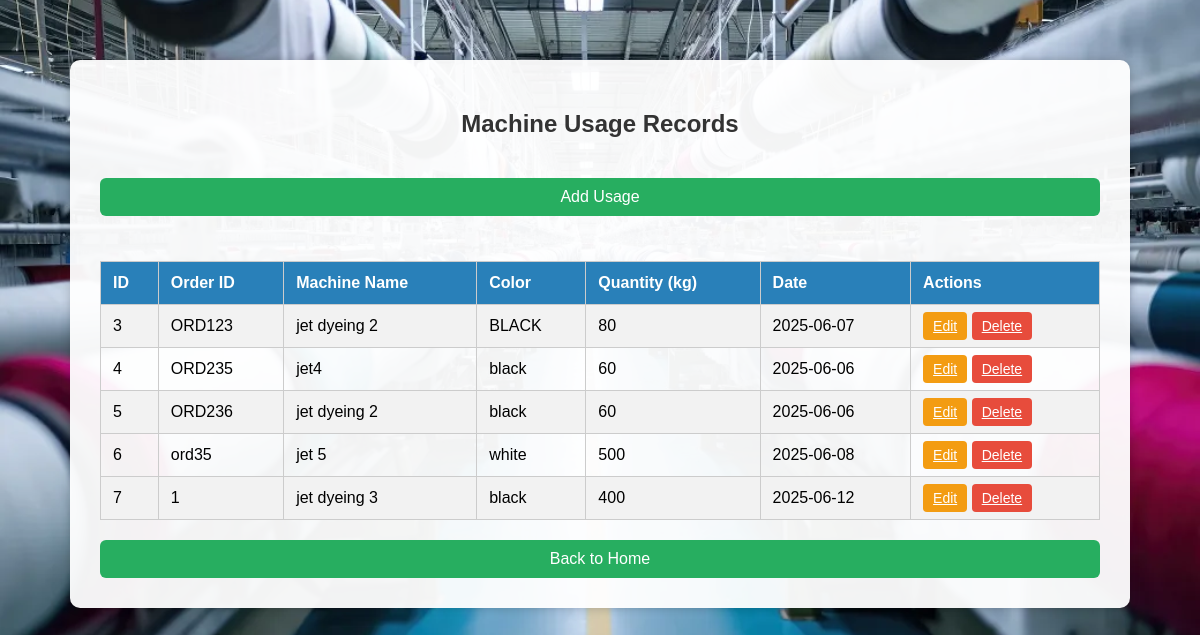
/view_machine_usage, run on the app's committed database.
### tables this page shows
CREATE TABLE machine_usage (
            id INTEGER PRIMARY KEY AUTOINCREMENT,
            order_id INTEGER NOT NULL,
            machine_id INTEGER NOT NULL,
            color TEXT NOT NULL,
            quantity INTEGER NOT NULL,
            date TEXT NOT NULL,
            FOREIGN KEY (machine_id) REFERENCES machines(id)
        );

CREATE TABLE machines (
            id INTEGER PRIMARY KEY AUTOINCREMENT,
            machine_name TEXT NOT NULL,
            capacity TEXT NOT NULL,
            status TEXT NOT NULL
        );

### app.py (the view)
@app.route('/view_machine_usage')
def view_machine_usage():
    conn = sqlite3.connect('textile.db')
    conn.row_factory = sqlite3.Row
    cur = conn.cursor()
    cur.execute('''
        SELECT mu.id, mu.order_id, m.machine_name, mu.color, mu.quantity, mu.date
        FROM machine_usage mu
        JOIN machines m ON mu.machine_id = m.id
    ''')
    usage = cur.fetchall()
    conn.close()
    return render_template('view_machine_usage.html', usages=usage)

### templates/view_machine_usage.html (shortened to what this page needs)
<!DOCTYPE html>
<html lang="en">
<head>
</head>
<body>
    <div class="container">
        <h2>Machine Usage Records</h2>
        <form action="{{ url_for('add_machine_usage') }}">
            <button class="back-btn" type="submit" style="margin-bottom: 20px;">Add Usage</button>
        </form>
        <table>
            <tr>
                <th>ID</th>
                <th>Order ID</th>
                <th>Machine Name</th>
                <th>Color</th>
                <th>Quantity (kg)</th>
                <th>Date</th>
                <th>Actions</th>
            </tr>
            {% for usage in usages %}
            <tr>
                <td>{{ usage.id }}</td>
                <td>{{ usage.order_id }}</td>
                <td>{{ usage.machine_name }}</td>
                <td>{{ usage.color }}</td>
                <td>{{ usage.quantity }}</td>
                <td>{{ usage.date }}</td>
                <td>
                    <a href="{{ url_for('edit_machine_usage', id=usage.id) }}" class="btn edit">Edit</a>
                    <a href="{{ url_for('delete_machine_usage', id=usage.id) }}" class="btn delete" onclick="return confirm('Are you sure?')">Delete</a>
                </td>
            </tr>
            {% endfor %}
        </table>
        <form action="{{ url_for('dashboard') }}">
            <button class="back-btn" type="submit">Back to Home</button>
        </form>
    </div>
</body>
</html>

### templates/view_machine_usage.html (style rules this page uses)
body { font-family: Arial, sans-serif; background-image: url('/static/image/cotton_background.jpg'); background-size: cover; background-position: center; margin: 0; padding: 0; }
.container { background-color: rgba(255, 255, 255, 0.95); max-width: 1000px; margin: 60px auto; padding: 30px; border-radius: 10px; box-shadow: 0 0 10px rgba(0, 0, 0, 0.2); }
h2 { text-align: center; color: #333; }
table { width: 100%; border-collapse: collapse; margin-top: 25px; }
th, td { padding: 12px; border: 1px solid #ccc; text-align: left; }
th { background-color: #2980b9; color: white; }
tr:nth-child(even) { background-color: #f2f2f2; }
.btn { padding: 6px 10px; border: none; border-radius: 4px; cursor: pointer; font-size: 14px; }
.edit { background-color: #f39c12; color: white; }
.delete { background-color: #e74c3c; color: white; }
.back-btn { margin-top: 20px; background-color: #27ae60; color: white; width: 100%; padding: 10px; font-size: 16px; border: none; border-radius: 6px; cursor: pointer; }

### data on the page
machine_usage: id "3", order_id "ORD123", machine_name "jet dyeing 2", color "BLACK", quantity "80", date "2025-06-07"
machine_usage: id "4", order_id "ORD235", machine_name "jet4", color "black", quantity "60", date "2025-06-06"
machine_usage: id "5", order_id "ORD236", machine_name "jet dyeing 2", color "black", quantity "60", date "2025-06-06"
machine_usage: id "6", order_id "ord35", machine_name "jet 5", color "white", quantity "500", date "2025-06-08"
machine_usage: id "7", order_id "1", machine_name "jet dyeing 3", color "black", quantity "400", date "2025-06-12"
